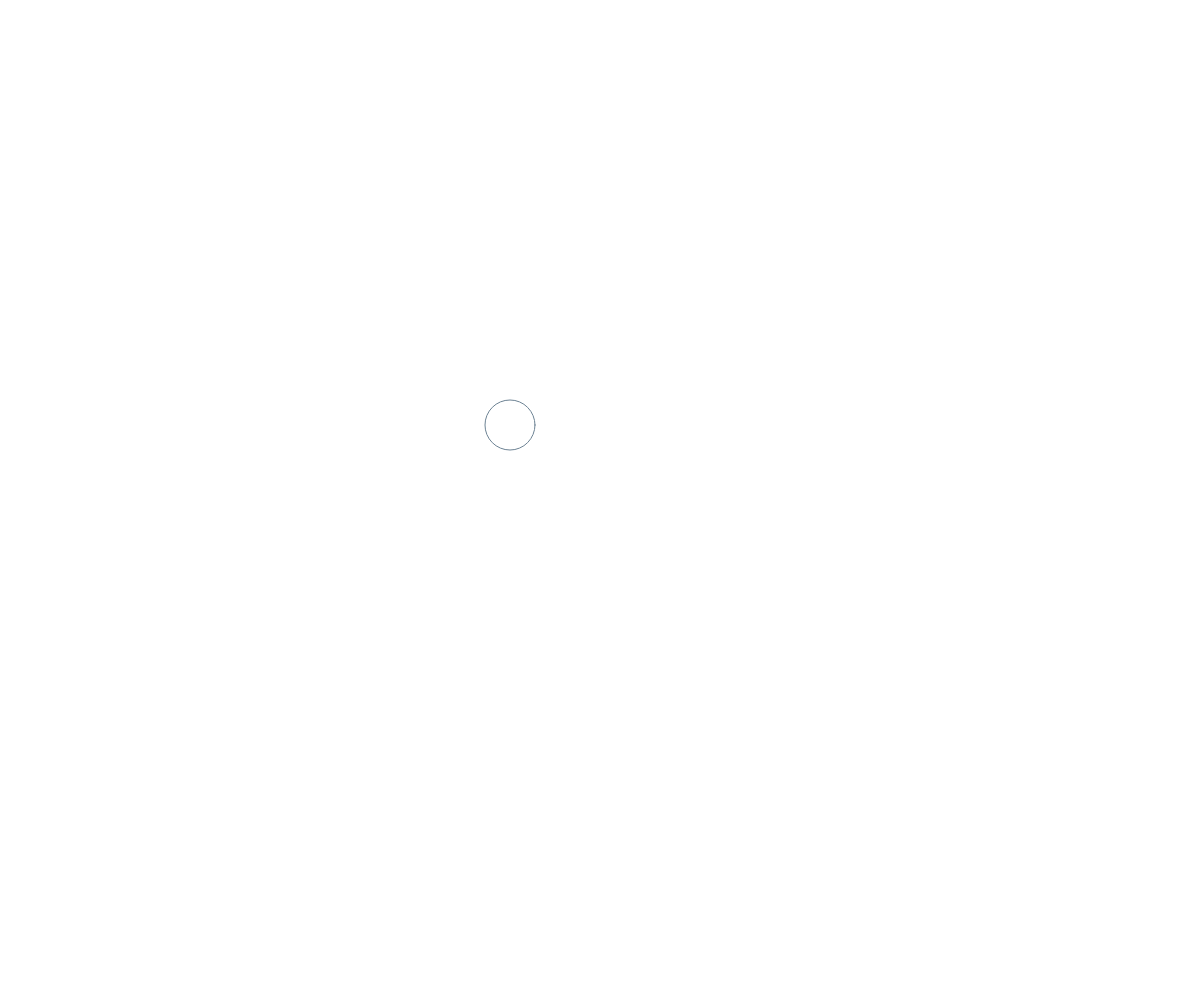
Frame 1 (no input)
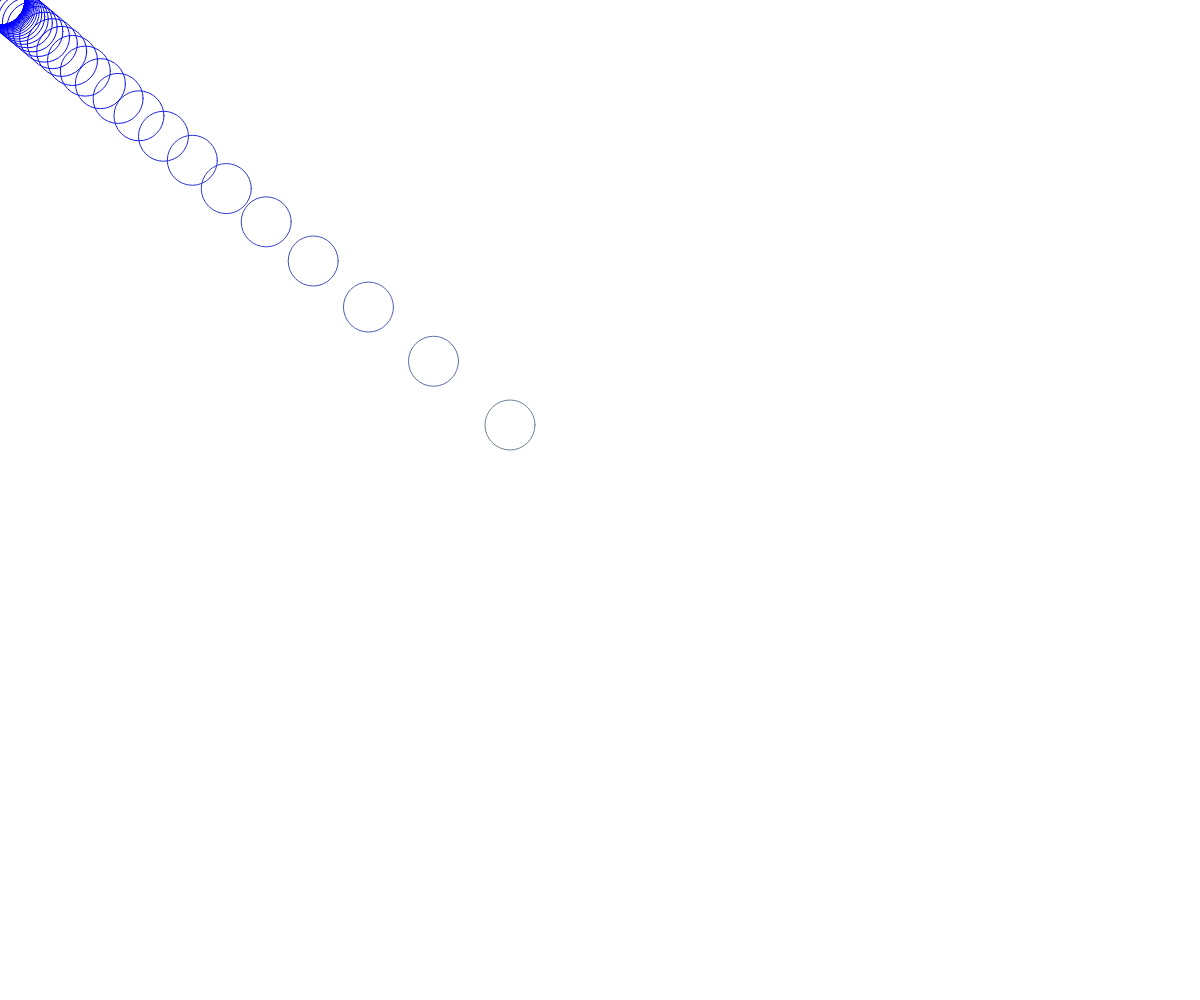
Frame 60 (no input)
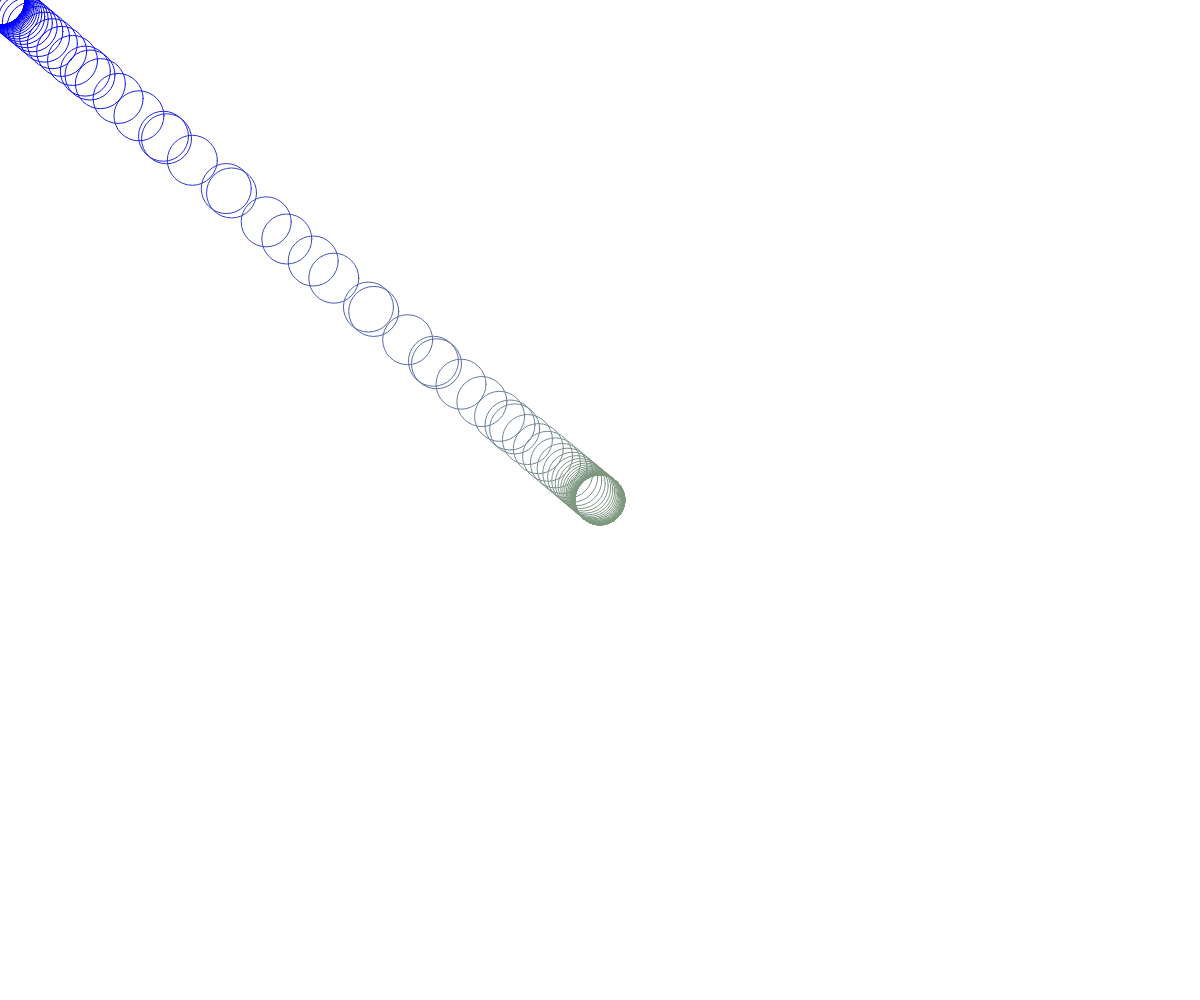
Frame 120 (the mouse pressed at the canvas centre since frame 60)

The p5.js sketch that drew these frames (run headless with seeded random() and noise() and a simulated clock; from frame 60 on, the mouse is pressed at the canvas centre):

// p5.js sketch
// ── sketch.js
// mousewheel, map, lerp
// sai
// sept 25, 2024

let x, y, d=50;
function setup() {
  createCanvas(windowWidth, windowHeight);
  x = width/2;
  y = height/2;
  noFill();
}

function draw() {
  //background(220);
  x = lerp(x, mouseX, 0.15);
  y = lerp(y, mouseY, 0.15);

  let r = map(x,0,width,0,255);
  let g = map(x,0,height,0,255);
  let b = map(x,0,width,255,0);
  stroke(r,g,b);
  circle(x,y,d);
}

function mouseWheel(event){
  print(event.delta);
  //neg: up scroll
  //pos down scroll
  if(event.delta > 0){
    d -=10;
    if(d < 10) d = 10;
  }
  else{
    d += 10;
  }
}
